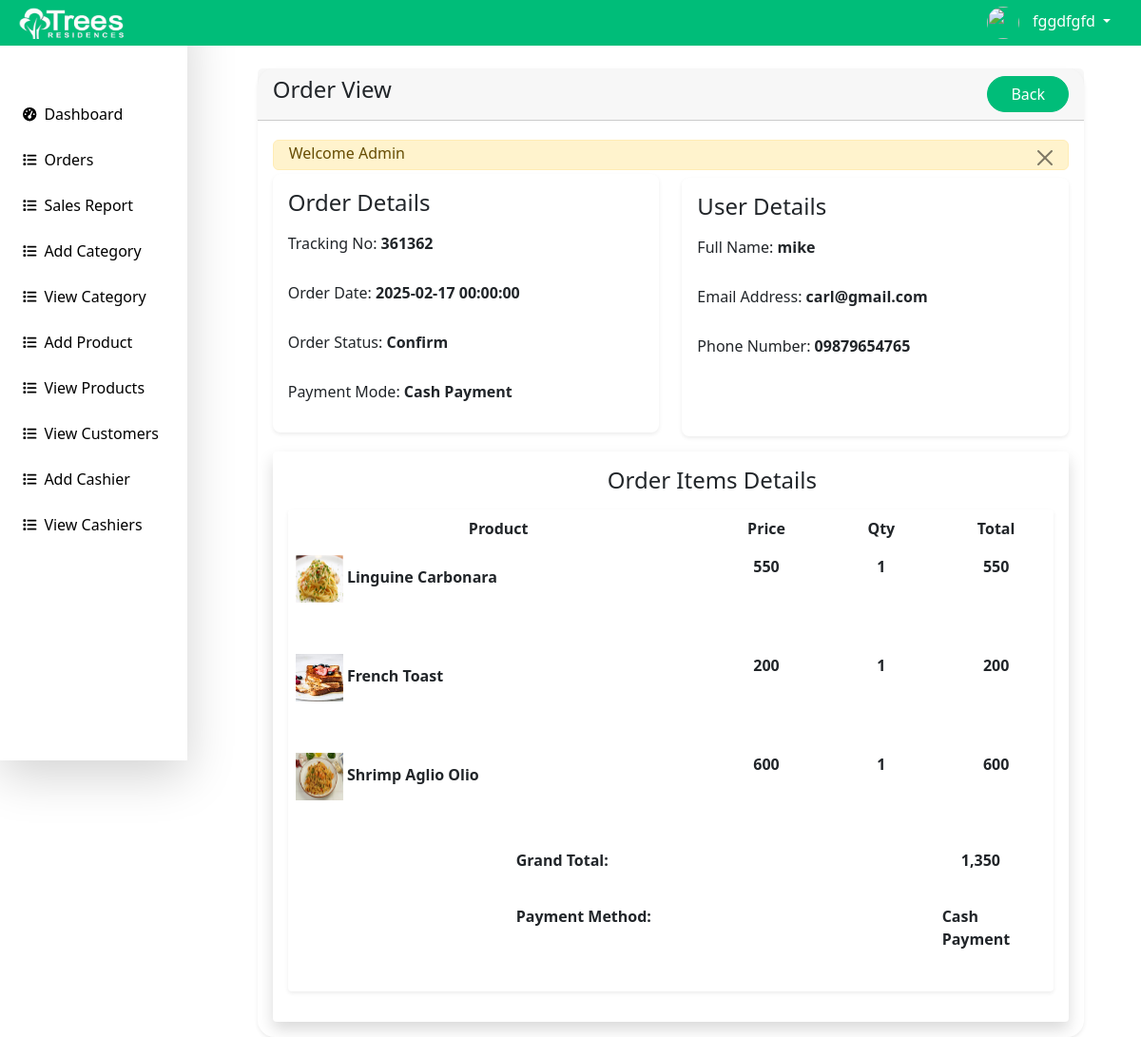
The page /Inventory/inventory/orders-view.php?track=361362 (signed in) on the database its author committed.
### tables this page shows
CREATE TABLE `orders` (
  `id` int(11) NOT NULL,
  `customer_id` int(11) NOT NULL,
  `tracking_no` varchar(100) NOT NULL,
  `invoice_no` varchar(100) NOT NULL,
  `total_amount` varchar(100) NOT NULL,
  `order_date` datetime NOT NULL DEFAULT current_timestamp(),
  `order_status` varchar(100) DEFAULT NULL,
  `payment_mode` varchar(150) NOT NULL,
  `order_placed_by_id` int(11) NOT NULL
);

CREATE TABLE `customers` (
  `id` int(11) NOT NULL,
  `name` varchar(255) NOT NULL,
  `email` varchar(255) DEFAULT NULL,
  `phone` varchar(255) DEFAULT NULL,
  `created_at` date NOT NULL DEFAULT current_timestamp()
);

CREATE TABLE `order_items` (
  `id` int(11) NOT NULL,
  `order_id` int(11) NOT NULL,
  `product_id` int(11) NOT NULL,
  `price` varchar(100) NOT NULL,
  `quantity` varchar(100) NOT NULL
);

CREATE TABLE `products` (
  `id` int(11) NOT NULL,
  `category_id` int(11) NOT NULL,
  `name` varchar(255) NOT NULL,
  `description` mediumtext NOT NULL,
  `price` int(11) NOT NULL,
  `stock_level` int(11) NOT NULL,
  `image` varchar(255) NOT NULL,
  `created_at` date NOT NULL DEFAULT current_timestamp()
);

### Inventory/inventory/orders-view.php (the view, shortened to what this page needs)
<?php include('includes/header.php'); ?>
<div class="container-fluid bg-white">
    <div class="card mt-3 shadow-sm">
        <div class="card-header">
            <h4 class="mb-0">Order View
               <a href="orders.php" class="btn btn-success float-end rounded-5 px-4">Back</a>
            </h4>
        </div>
        <div class="card-body">
            <?php
                if (isset($_GET['track'])) {
                        ?>
                        <?php
                    $trackingNo = validate($_GET['track']);
                    $query = "SELECT o.*, c.* FROM orders o, customers c WHERE c.id = o.customer_id
                    AND tracking_no='$trackingNo' ORDER BY o.id DESC";
                    $orders = mysqli_query($conn, $query);
                    if ($orders && mysqli_num_rows($orders) > 0) {
                        $orderData = mysqli_fetch_assoc($orders);
                        ?>
                        <div class="row">
                            <div class="col-md-6">
                                <div class="card card-body shadow-sm border-1 mb-3 mt-0 rounded-3" style="height:17rem;">
                                    <h4 class="mb-3 mt-0">Order Details</h4>
                                    <label class="mb-1">Tracking No:
                                        <span class="fw-semibold"><?= $orderData['tracking_no']; ?></span>
                                    </label>
                                    <br/>
                                    <label class="mb-1">Order Date:
                                        <span class="fw-semibold"><?= $orderData['order_date']; ?></span>
                                    </label>
                                    <br/>
                                    <label class="mb-1">Order Status:
                                        <span class="fw-semibold"><?= $orderData['order_status']; ?></span>
                                    </label>
                                    <br/>
                                    <label class="mb-1">Payment Mode:
                                        <span class="fw-semibold"><?= $orderData['payment_mode']; ?></span>
                                    </label>
                                    <br/>
                                </div>
                            </div>
                            <div class="col-md-6">
                                <div class="card card-body shadow-sm border-1 mb-3 mt-1 rounded-3" style="height:17rem;">
                                    <h4 class="mb-3 mt-0">User Details</h4>
                                    <label class="mb-1">Full Name:
                                        <span class="fw-semibold"><?= $orderData['name']; ?></span>
                                    </label>
                                    <br/>
                                    <label class="mb-1">Email Address:
                                        <span class="fw-semibold"><?= $orderData['email']; ?></span>
                                    </label>
                                    <br/>
                                    <label class="mb-1">Phone Number:
                                        <span class="fw-semibold"><?= $orderData['phone']; ?></span>
                                    </label>
                                    <br/>
                                </div>
                            </div>
                        </div>
                            <div class="col-md-12">
                                <?php
                                    $orderItemQuery = "SELECT oi.quantity as orderItemQuantity, oi.price as orderItemPrice, o.*, oi.*, p.*
                                    FROM
                                        orders as o
                                    INNER JOIN
                                        order_items as oi ON oi.order_id = o.id
                                    INNER JOIN
                                        products as p ON p.id = oi.product_id
                                    WHERE
                                        o.tracking_no='$trackingNo'";
                                    $orderItemsRes = mysqli_query($conn, $orderItemQuery);
                                    if ($orderItemsRes && mysqli_num_rows($orderItemsRes) > 0) {
                                        ?>
                                        <div class="card card-body shadow border-1 rounded-1 navbar-nav-scroll">
                                                               <h4 class="my-3 mt-0" style="margin-left:21rem;">Order Items Details</h4>
                                            <table class="table table-responsive table-borderless rounded-1 shadow-sm" style="height: 70vh; overflow-y: auto;">
                                                <thead>
                                                    <tr>
                                                        <th class="text-center">Product</th>
                                                        <th class="text-center">Price</th>
                                                        <th class="text-center">Qty</th>
                                                        <th class="text-center">Total</th>
                                                    </tr>
                                                </thead>
                                                <tbody>
                                                    <?php foreach ($orderItemsRes as $orderItemRow): ?>
                                                        <tr>
                                                            <td>
                                                                <img src="<?= $orderItemRow['image'] != '' ? '../'.$orderItemRow['image']: '../assets/images/no-img.jpg'; ?>"
                                                                style="width:50px; height:50px;" alt="Img" />
                                                                <span class="fw-semibold"><?= $orderItemRow['name']; ?></span>
                                                            </td>
                                                            <td width="15%" class="fw-semibold text-center">
                                                                <?= number_format($orderItemRow['orderItemPrice'], 0); ?>
                                                            </td>
                                                            <td width="15%" class="fw-semibold text-center">
                                                                <?= $orderItemRow['orderItemQuantity']; ?>
                                                            </td>
                                                            <td width="15%" class="fw-semibold text-center">
                                                                <?= number_format($orderItemRow['orderItemPrice'] * $orderItemRow['orderItemQuantity'], 0); ?>
                                                            </td>
                                                        </tr>
                                                    <?php endforeach; ?>
                                                    <tr>
                                                        <td class="text-end fw-semibold text-sm-start" style="padding-left: 15rem; padding-top: 5px;">Grand Total:</td>
                                                        <td colspan="3" class="fw-semibold text-end" style="padding-right: 56px; padding-top: 5px;"><?= number_format($orderItemRow['total_amount'], 0); ?></td>
                                                    </tr>
                                                    <tr>
                                                    <td class="text-end fw-semibold text-sm-start" style="padding-left: 15rem; padding-top: 5px;">Payment Method:</td>
                                                        <td colspan="3" class="text-end fw-semibold text-sm-start" style="padding-left: 245px; padding-top: 5px;"><?= $orderData['payment_mode']; ?></td>
                                                    </tr>
                                                </tbody>
                                            </table>
                                        </div>
                                        <?php
                                    } else {
                                        echo "<h5>No Order Items Found</h5>";
                                    }
                                ?>
                            </div>
                        </div>
                        <?php
                    } else {
                        echo "<h5>No Record Found</h5>";
                    }
                }
            ?>
        </div>
    </div>
</div>
<?php include('includes/footer.php'); ?>

### Inventory/inventory/includes/header.php (style rules this page uses)
.container-fluid { background: #fff; }
.card { border-radius: 18px; border: 0px; background: #fff; }
table { background: #fff; }
.btn-success { background: #00BD79; color: white; border: 1px solid #00BD79; }

### rows shown on the page
orders: tracking_no "361362", order_date "2025-02-17 00:00:00", order_status "Confirm", payment_mode "Cash Payment", customers.name "mike", customers.email "carl@gmail.com", customers.phone "09879654765", total_amount "1,350"
order_items: product.image (picture), product.name "Linguine Carbonara", price "550", quantity "1"
order_items: product.image (picture), product.name "French Toast", price "200", quantity "1"
order_items: product.image (picture), product.name "Shrimp Aglio Olio", price "600", quantity "1"

### other values the page prints
$_SESSION['loggedInUser']['name'] "fggdfgfd"
$_SESSION['status'] "Welcome Admin"
